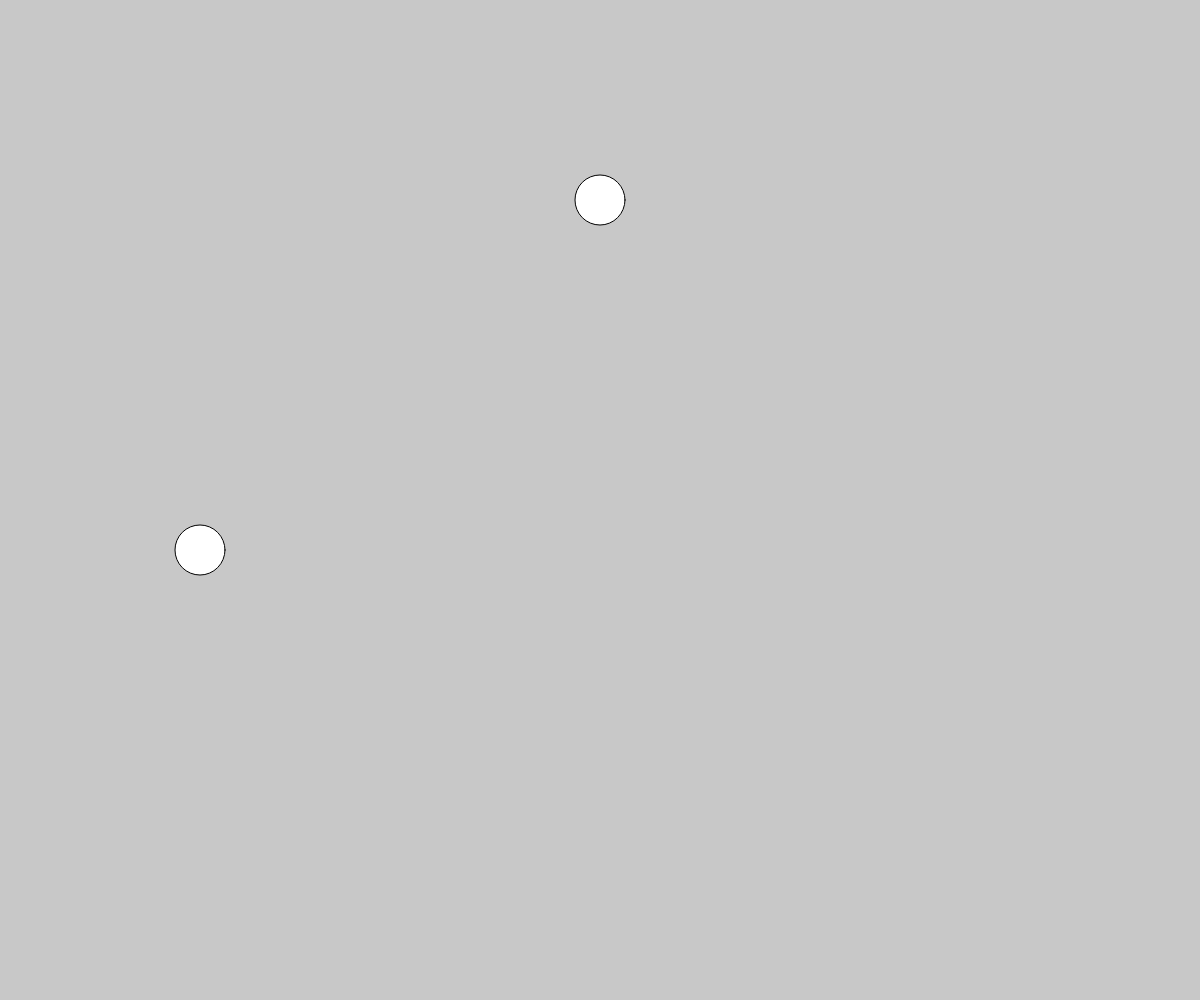
Frame 1 (no input)
Frame 60 (no input): identical to frame 1, image omitted
Frame 120 (the mouse pressed at the canvas centre since frame 60): identical to frame 1, image omitted

The p5.js sketch that drew this single still picture (run headless with seeded random() and noise() and a simulated clock; from frame 60 on, the mouse is pressed at the canvas centre):

// p5.js sketch
// ── sketch.js
let diam = 60

function setup(){
  createCanvas(windowWidth,windowHeight); // 400px x 800px
}

function draw(){
  background(200);
  ellipse(width/2,200,50)
  ellipse(200,height - 450,50)
}
